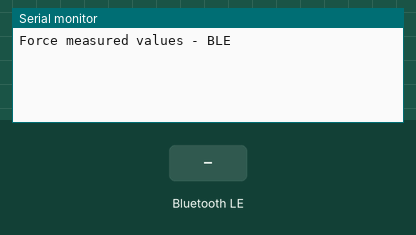
Bench run of a sketch on a simulated ESP32. Parts: the last lines printed to the serial monitor. Inputs (shaded band) come from the test bench. Nothing arrives over Bluetooth unless stated; a phone connects over Bluetooth LE 3 s after start.

Above: at 1.2 s.
1.3 s: Bluetooth LE write "1" received
At 1.8 s:
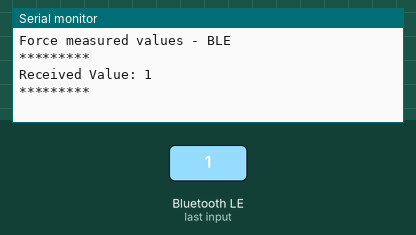
2.8 s: Bluetooth LE write "0" received
At 2.96 s:
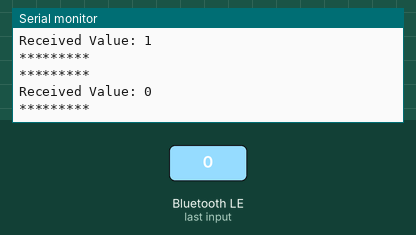
5.5 s: Bluetooth LE write "2" received
At 5.9 s:
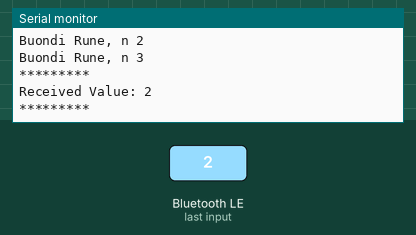
Timing chart, 0 to 8.5 s (numbered marks = the images above; inputs shaded):
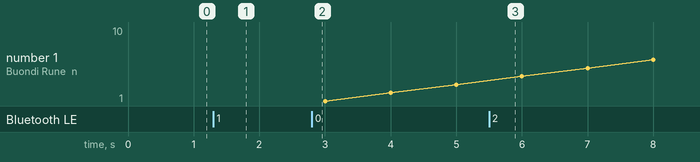

Measured:
- after the input at 1.3 s, the serial monitor: prints a new line at once (image 1)
- after the input at 2.8 s, the serial monitor: prints a new line at once (image 2)
- after the input at 5.5 s, the serial monitor: prints a new line at once (image 3)

The sketch:

Prova_bidirectional_connection.ino
```cpp
#include <BLEDevice.h>
#include <BLEUtils.h>
#include <BLEServer.h> //Library to use BLE as server
#include <BLE2902.h>
#include "WiFi.h"
#include "ESPAsyncWebServer.h"

bool _BLEClientConnected = false;
int i=0;


#define ForceMeasurement BLEUUID("783b26f8-740d-4187-9603-82281d6d7e4f")
BLECharacteristic FICharacteristic(BLEUUID("1bfd9f18-ae1f-4bba-9fe9-0df611340195"), BLECharacteristic::PROPERTY_READ  | BLECharacteristic::PROPERTY_WRITE  | BLECharacteristic::PROPERTY_NOTIFY);
BLEDescriptor FIDescriptor(BLEUUID("2f562183-0ca1-46be-abd6-48d0be28f83d"));

//Control if the BT is connected
class MyServerCallbacks : public BLEServerCallbacks {
    void onConnect(BLEServer* pServer) {
      _BLEClientConnected = true;
    };

    void onDisconnect(BLEServer* pServer) {
      _BLEClientConnected = false;
    }
};


/* ###############################################################  CALL back to receive data from Phone */

class MyCallbacks: public BLECharacteristicCallbacks {

    void onWrite(BLECharacteristic *pCharacteristic) {
      std::string rxValue = pCharacteristic->getValue();
      //Serial.println(rxValue[0]);

      if (rxValue.length() > 0) {
        Serial.println("*********");
        Serial.print("Received Value: ");

        for (int i = 0; i < rxValue.length(); i++) {
          Serial.print(rxValue[i]);
        }
        Serial.println();
        Serial.println("*********");
      }

    }
};
/* ############################################################### */

void InitBLE() {
//Set BT name
  BLEDevice::init("MeCFES");
// Create the BLE Server
  BLEServer *pServer = BLEDevice::createServer();
  pServer->setCallbacks(new MyServerCallbacks());

// Create the BLE Service
  BLEService *pBattery = pServer->createService(ForceMeasurement);

//Create and add the characteristic to pBattery service
  pBattery->addCharacteristic(&FICharacteristic);
//Attach descriptor
  FIDescriptor.setValue("Saluto");
  FICharacteristic.addDescriptor(&FIDescriptor);
  FICharacteristic.addDescriptor(new BLE2902());

  /* ###############################################################  define callback */
//Define the command for Phone-to-Arduino communication handling
  FICharacteristic.setCallbacks(new MyCallbacks());
  /* ############################################################### */

//Add UUID to the custom service
  pServer->getAdvertising()->addServiceUUID(ForceMeasurement);
//Start service
  pBattery->start();

// Start advertising
  pServer->getAdvertising()->start();
}

void setup() {
  Serial.begin(115200);
  Serial.println("Force measured values - BLE");
//Launch BT initialization
  InitBLE();
}


void loop() {


if (_BLEClientConnected){
// Generate message structure
  char invio[20];
  i++;
//Format data in the string
  sprintf( invio, "Buondi Rune, n %d", i );
//Send value
  FICharacteristic.setValue(invio);
//Send notification
  FICharacteristic.notify();
//Print data we have sent for debugging
  Serial.println(invio);
//Wait a second
  delay(1000);
}


}
```
